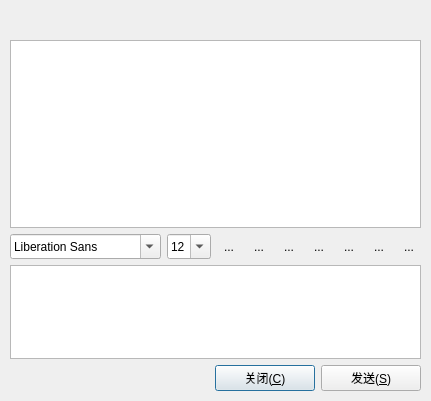
<?xml version="1.0" encoding="UTF-8"?>
<ui version="4.0">
 <class>chat</class>
 <widget class="QDialog" name="chat">
  <property name="geometry">
   <rect>
    <x>0</x>
    <y>0</y>
    <width>431</width>
    <height>401</height>
   </rect>
  </property>
  <property name="windowTitle">
   <string>Dialog</string>
  </property>
  <widget class="QWidget" name="layoutWidget">
   <property name="geometry">
    <rect>
     <x>10</x>
     <y>40</y>
     <width>411</width>
     <height>351</height>
    </rect>
   </property>
   <layout class="QVBoxLayout" name="verticalLayout">
    <property name="spacing">
     <number>6</number>
    </property>
    <property name="sizeConstraint">
     <enum>QLayout::SetDefaultConstraint</enum>
    </property>
    <item>
     <widget class="QTextBrowser" name="textBrowser">
      <property name="sizePolicy">
       <sizepolicy hsizetype="Expanding" vsizetype="Expanding">
        <horstretch>0</horstretch>
        <verstretch>2</verstretch>
       </sizepolicy>
      </property>
      <property name="frameShadow">
       <enum>QFrame::Sunken</enum>
      </property>
      <property name="openExternalLinks">
       <bool>false</bool>
      </property>
     </widget>
    </item>
    <item>
     <layout class="QHBoxLayout" name="horizontalLayout">
      <item>
       <widget class="QFontComboBox" name="fontComboBox">
        <property name="sizePolicy">
         <sizepolicy hsizetype="Fixed" vsizetype="Fixed">
          <horstretch>0</horstretch>
          <verstretch>0</verstretch>
         </sizepolicy>
        </property>
        <property name="minimumSize">
         <size>
          <width>1</width>
          <height>25</height>
         </size>
        </property>
       </widget>
      </item>
      <item>
       <widget class="QComboBox" name="fontsizecomboBox">
        <property name="sizePolicy">
         <sizepolicy hsizetype="Fixed" vsizetype="Maximum">
          <horstretch>0</horstretch>
          <verstretch>0</verstretch>
         </sizepolicy>
        </property>
        <property name="minimumSize">
         <size>
          <width>0</width>
          <height>25</height>
         </size>
        </property>
        <property name="editable">
         <bool>true</bool>
        </property>
        <property name="currentIndex">
         <number>3</number>
        </property>
        <item>
         <property name="text">
          <string>9</string>
         </property>
        </item>
        <item>
         <property name="text">
          <string>10</string>
         </property>
        </item>
        <item>
         <property name="text">
          <string>11</string>
         </property>
        </item>
        <item>
         <property name="text">
          <string>12</string>
         </property>
        </item>
        <item>
         <property name="text">
          <string>13</string>
         </property>
        </item>
        <item>
         <property name="text">
          <string>14</string>
         </property>
        </item>
        <item>
         <property name="text">
          <string>15</string>
         </property>
        </item>
        <item>
         <property name="text">
          <string>16</string>
         </property>
        </item>
        <item>
         <property name="text">
          <string>17</string>
         </property>
        </item>
        <item>
         <property name="text">
          <string>18</string>
         </property>
        </item>
        <item>
         <property name="text">
          <string>19</string>
         </property>
        </item>
        <item>
         <property name="text">
          <string>20</string>
         </property>
        </item>
        <item>
         <property name="text">
          <string>21</string>
         </property>
        </item>
        <item>
         <property name="text">
          <string>22</string>
         </property>
        </item>
       </widget>
      </item>
      <item>
       <widget class="QToolButton" name="textbold">
        <property name="toolTip">
         <string>加粗</string>
        </property>
        <property name="autoFillBackground">
         <bool>false</bool>
        </property>
        <property name="text">
         <string>...</string>
        </property>
        <property name="icon">
         <iconset resource="resource.qrc">
          <normaloff>:/image/textbold.png</normaloff>:/image/textbold.png</iconset>
        </property>
        <property name="iconSize">
         <size>
          <width>24</width>
          <height>24</height>
         </size>
        </property>
        <property name="checkable">
         <bool>true</bool>
        </property>
        <property name="autoRaise">
         <bool>true</bool>
        </property>
       </widget>
      </item>
      <item>
       <widget class="QToolButton" name="textitalic">
        <property name="toolTip">
         <string>倾斜</string>
        </property>
        <property name="autoFillBackground">
         <bool>false</bool>
        </property>
        <property name="text">
         <string>...</string>
        </property>
        <property name="icon">
         <iconset resource="resource.qrc">
          <normaloff>:/image/textitalic.png</normaloff>:/image/textitalic.png</iconset>
        </property>
        <property name="iconSize">
         <size>
          <width>24</width>
          <height>24</height>
         </size>
        </property>
        <property name="checkable">
         <bool>true</bool>
        </property>
        <property name="autoRaise">
         <bool>true</bool>
        </property>
       </widget>
      </item>
      <item>
       <widget class="QToolButton" name="textUnderline">
        <property name="toolTip">
         <string>下划线</string>
        </property>
        <property name="autoFillBackground">
         <bool>false</bool>
        </property>
        <property name="text">
         <string>...</string>
        </property>
        <property name="icon">
         <iconset resource="resource.qrc">
          <normaloff>:/image/textunder.png</normaloff>:/image/textunder.png</iconset>
        </property>
        <property name="iconSize">
         <size>
          <width>24</width>
          <height>24</height>
         </size>
        </property>
        <property name="checkable">
         <bool>true</bool>
        </property>
        <property name="autoRaise">
         <bool>true</bool>
        </property>
       </widget>
      </item>
      <item>
       <widget class="QToolButton" name="textcolor">
        <property name="toolTip">
         <string>字体颜色</string>
        </property>
        <property name="autoFillBackground">
         <bool>false</bool>
        </property>
        <property name="text">
         <string>...</string>
        </property>
        <property name="icon">
         <iconset resource="resource.qrc">
          <normaloff>:/image/textcolor.png</normaloff>:/image/textcolor.png</iconset>
        </property>
        <property name="iconSize">
         <size>
          <width>24</width>
          <height>24</height>
         </size>
        </property>
        <property name="checkable">
         <bool>false</bool>
        </property>
        <property name="autoRaise">
         <bool>true</bool>
        </property>
       </widget>
      </item>
      <item>
       <widget class="QToolButton" name="sendfile">
        <property name="toolTip">
         <string>传送文件</string>
        </property>
        <property name="autoFillBackground">
         <bool>false</bool>
        </property>
        <property name="text">
         <string>...</string>
        </property>
        <property name="icon">
         <iconset resource="resource.qrc">
          <normaloff>:/image/fileopen.png</normaloff>:/image/fileopen.png</iconset>
        </property>
        <property name="iconSize">
         <size>
          <width>24</width>
          <height>24</height>
         </size>
        </property>
        <property name="checkable">
         <bool>false</bool>
        </property>
        <property name="autoRaise">
         <bool>true</bool>
        </property>
       </widget>
      </item>
      <item>
       <widget class="QToolButton" name="save">
        <property name="toolTip">
         <string>保存聊天记录</string>
        </property>
        <property name="autoFillBackground">
         <bool>false</bool>
        </property>
        <property name="text">
         <string>...</string>
        </property>
        <property name="icon">
         <iconset resource="resource.qrc">
          <normaloff>:/image/Floppy.png</normaloff>:/image/Floppy.png</iconset>
        </property>
        <property name="iconSize">
         <size>
          <width>24</width>
          <height>24</height>
         </size>
        </property>
        <property name="checkable">
         <bool>false</bool>
        </property>
        <property name="autoRaise">
         <bool>true</bool>
        </property>
       </widget>
      </item>
      <item>
       <widget class="QToolButton" name="clear">
        <property name="toolTip">
         <string>清空聊天记录</string>
        </property>
        <property name="autoFillBackground">
         <bool>false</bool>
        </property>
        <property name="text">
         <string>...</string>
        </property>
        <property name="icon">
         <iconset resource="resource.qrc">
          <normaloff>:/image/Bin (empty).png</normaloff>:/image/Bin (empty).png</iconset>
        </property>
        <property name="iconSize">
         <size>
          <width>24</width>
          <height>24</height>
         </size>
        </property>
        <property name="checkable">
         <bool>false</bool>
        </property>
        <property name="autoRaise">
         <bool>true</bool>
        </property>
       </widget>
      </item>
     </layout>
    </item>
    <item>
     <widget class="QTextEdit" name="textEdit">
      <property name="sizePolicy">
       <sizepolicy hsizetype="Expanding" vsizetype="Maximum">
        <horstretch>0</horstretch>
        <verstretch>1</verstretch>
       </sizepolicy>
      </property>
      <property name="font">
       <font>
        <family>宋体</family>
        <pointsize>12</pointsize>
       </font>
      </property>
      <property name="html">
       <string>&lt;!DOCTYPE HTML PUBLIC &quot;-//W3C//DTD HTML 4.0//EN&quot; &quot;http://www.w3.org/TR/REC-html40/strict.dtd&quot;&gt;
&lt;html&gt;&lt;head&gt;&lt;meta name=&quot;qrichtext&quot; content=&quot;1&quot; /&gt;&lt;style type=&quot;text/css&quot;&gt;
p, li { white-space: pre-wrap; }
&lt;/style&gt;&lt;/head&gt;&lt;body style=&quot; font-family:'宋体'; font-size:12pt; font-weight:400; font-style:normal;&quot;&gt;
&lt;p style=&quot;-qt-paragraph-type:empty; margin-top:0px; margin-bottom:0px; margin-left:0px; margin-right:0px; -qt-block-indent:0; text-indent:0px;&quot;&gt;&lt;/p&gt;&lt;/body&gt;&lt;/html&gt;</string>
      </property>
     </widget>
    </item>
    <item>
     <layout class="QHBoxLayout" name="horizontalLayout_2">
      <item>
       <spacer name="horizontalSpacer">
        <property name="orientation">
         <enum>Qt::Horizontal</enum>
        </property>
        <property name="sizeHint" stdset="0">
         <size>
          <width>40</width>
          <height>20</height>
         </size>
        </property>
       </spacer>
      </item>
      <item>
       <widget class="QPushButton" name="close">
        <property name="minimumSize">
         <size>
          <width>100</width>
          <height>25</height>
         </size>
        </property>
        <property name="text">
         <string>关闭(&amp;C)</string>
        </property>
       </widget>
      </item>
      <item>
       <widget class="QPushButton" name="send">
        <property name="minimumSize">
         <size>
          <width>100</width>
          <height>25</height>
         </size>
        </property>
        <property name="text">
         <string>发送(&amp;S)</string>
        </property>
       </widget>
      </item>
     </layout>
    </item>
   </layout>
  </widget>
  <widget class="QWidget" name="horizontalLayoutWidget">
   <property name="geometry">
    <rect>
     <x>10</x>
     <y>10</y>
     <width>411</width>
     <height>21</height>
    </rect>
   </property>
   <layout class="QHBoxLayout" name="horizontalLayout_3">
    <item>
     <widget class="QLabel" name="label">
      <property name="text">
       <string/>
      </property>
     </widget>
    </item>
   </layout>
  </widget>
 </widget>
 <resources>
  <include location="resource.qrc"/>
 </resources>
 <connections/>
</ui>
